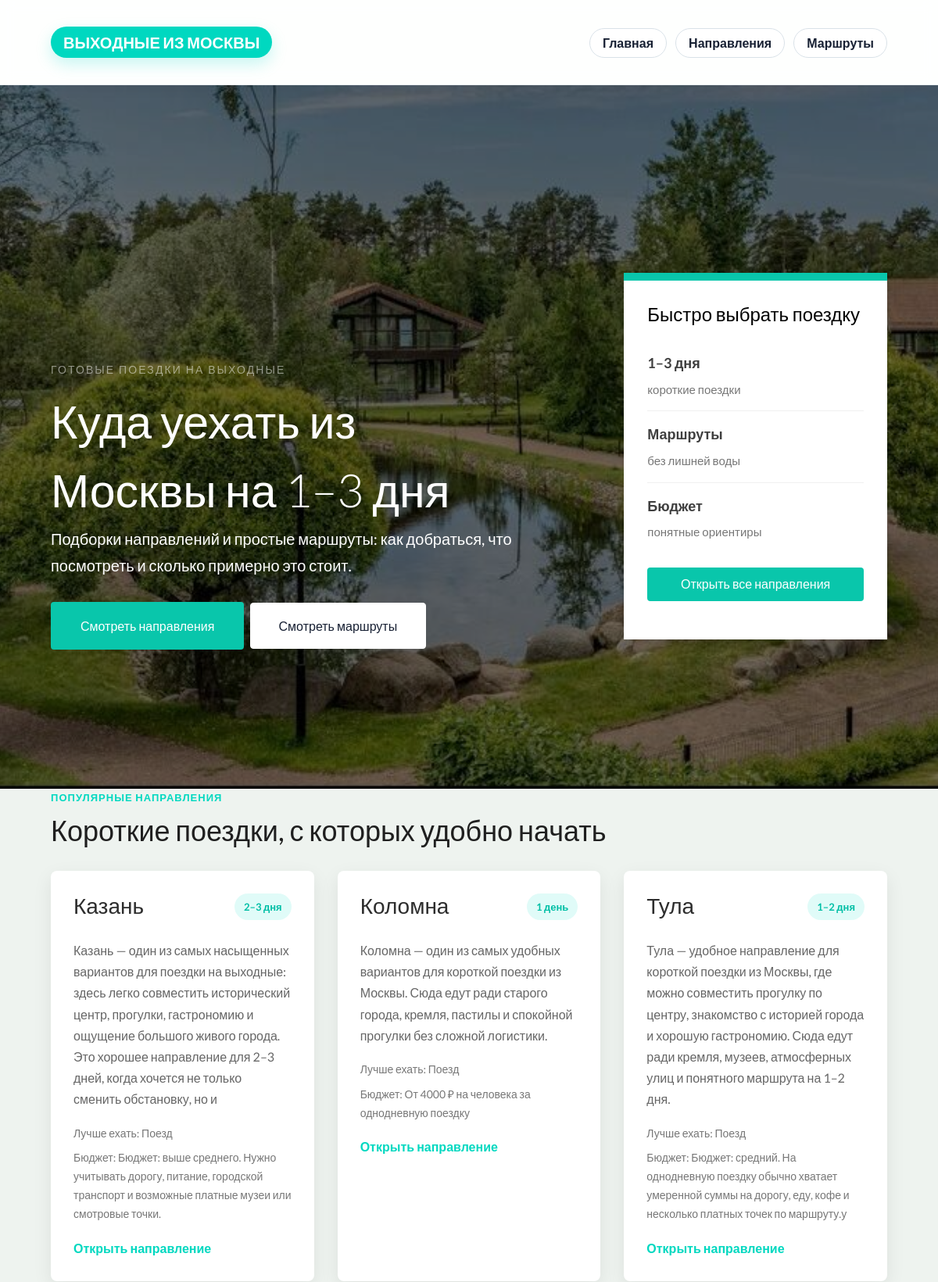
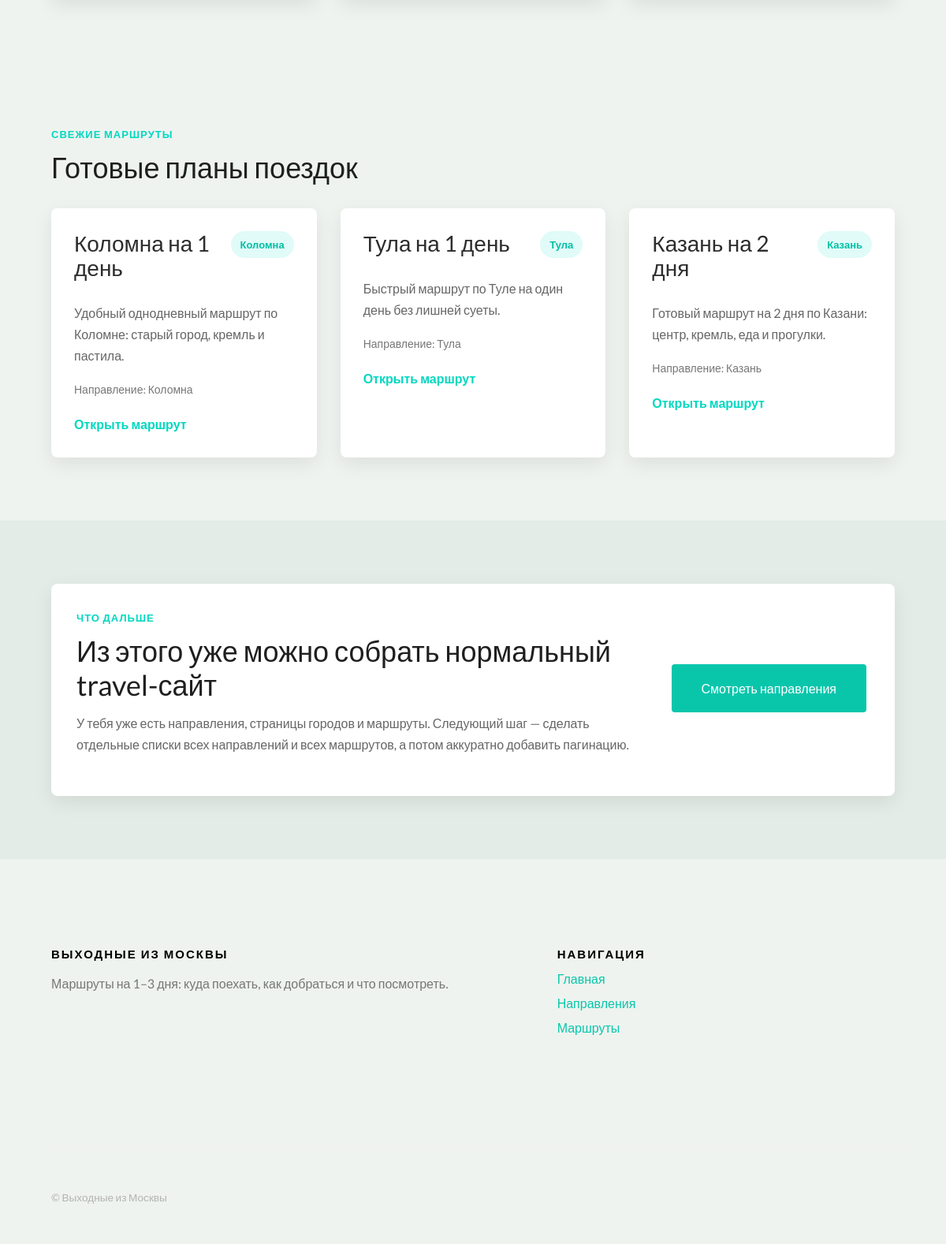
The page / on the database its author committed (2 pictures, top to bottom).
### destinations/models.py (models this page shows, shortened)
class Destination(models.Model):
    TRANSPORT_CHOICES = [
        ("train", "Поезд"),
        ("car", "Машина"),
        ("bus", "Автобус"),
        ("plane", "Самолет"),
        ("mixed", "Несколько вариантов"),
    ]
    name = models.CharField("Название", max_length=100)
    slug = models.SlugField("Слаг", unique=True)
    short_description = models.CharField("Короткое описание", max_length=255)
    description = models.TextField("Полное описание", blank=True)
    how_to_get = models.TextField("Как добраться", blank=True)
    what_to_see = models.TextField("Что посмотреть", blank=True)
    budget = models.CharField("Бюджет", max_length=255, blank=True)
    days_count = models.CharField("На сколько дней", max_length=100, blank=True)
    transport_type = models.CharField(
        "Лучший транспорт",
        max_length=20,
        choices=TRANSPORT_CHOICES,
        blank=True,
    )
    hero_image = models.ImageField(
        "Hero фото",
        upload_to="destinations/heroes/",
        blank=True,
        null=True,
    )
    gallery_image_1 = models.ImageField(
        "Галерея фото 1",
        upload_to="destinations/gallery/",
        blank=True,
        null=True,
    )
    gallery_image_2 = models.ImageField(
        "Галерея фото 2",
        upload_to="destinations/gallery/",
        blank=True,
        null=True,
    )
    gallery_image_3 = models.ImageField(
        "Галерея фото 3",
        upload_to="destinations/gallery/",
        blank=True,
        null=True,
    )
    is_published = models.BooleanField("Опубликовано", default=True)
    created_at = models.DateTimeField("Создано", auto_now_add=True)
    class Meta:
        verbose_name = "Направление"
        verbose_name_plural = "Направления"
        ordering = ["name"]
    def get_absolute_url(self):
        return reverse("destinations:detail", kwargs={"slug": self.slug})

### routes/models.py (models this page shows, shortened)
class Route(models.Model):
    destination = models.ForeignKey(
        Destination,
        on_delete=models.CASCADE,
        related_name="routes",
        verbose_name="Направление",
    )
    title = models.CharField("Название маршрута", max_length=200)
    slug = models.SlugField("Слаг", unique=True)
    short_description = models.CharField("Короткое описание", max_length=255)
    estimated_time = models.CharField(
        "Ориентировочное время",
        max_length=100,
        blank=True,
    )
    route_includes = models.TextField(
        "Что входит в маршрут",
        blank=True,
    )
    suitable_for = models.TextField(
        "Подходит кому",
        blank=True,
    )
    content = models.TextField("Полный текст", blank=True)
    is_published = models.BooleanField("Опубликовано", default=True)
    created_at = models.DateTimeField("Создано", auto_now_add=True)
    class Meta:
        verbose_name = "Маршрут"
        verbose_name_plural = "Маршруты"
        ordering = ["title"]
    def get_absolute_url(self):
        return reverse("routes:detail", kwargs={"slug": self.slug})

### core/views.py (the view)
# urls.py: path("", home, name="home"),
def home(request):
    destinations = Destination.objects.filter(is_published=True).order_by("name")[:6]
    latest_routes = Route.objects.filter(is_published=True).select_related("destination").order_by("-created_at")[:6]
    return render(
        request,
        "core/home.html",
        {
            "destinations": destinations,
            "latest_routes": latest_routes,
        },
    )

### core/templates/core/home.html (shortened to what this page needs)
{% extends "base.html" %}
{% load static %}
{% block content %}
<header id="gtco-header" class="gtco-cover gtco-cover-md" role="banner" style="background-image: url({% static 'traveler/images/orig.jpeg' %})">
    <div class="overlay"></div>
    <div class="gtco-container">
        <div class="row">
            <div class="col-md-12 col-md-offset-0 text-left">
                <div class="row row-mt-15em">
                    <div class="col-md-7 mt-text animate-box" data-animate-effect="fadeInUp">
                        <span class="intro-text-small">Готовые поездки на выходные</span>
                        <h1>Куда уехать из Москвы на 1–3 дня</h1>
                        <p style="color: white; font-size: 20px; max-width: 700px;">
                            Подборки направлений и простые маршруты:
                            как добраться, что посмотреть и сколько примерно это стоит.
                        </p>
                        <p style="margin-top: 30px;">
                            <a href="/destinations/" class="btn btn-primary btn-lg" style="color: #ffffff !important;">Смотреть направления</a>
                            <a href="/routes/" class="btn btn-white btn-lg">Смотреть маршруты</a>
                        </p>
                    </div>
                    <div class="col-md-4 col-md-push-1 animate-box" data-animate-effect="fadeInRight">
    <div class="form-wrap">
        <div class="tab">
            <div class="tab-content">
                <div class="tab-content-inner active">
                    <h3>Быстро выбрать поездку</h3>
                    <a href="/destinations/" class="trip-choice">
                        <strong>1–3 дня</strong>
                        <span>короткие поездки</span>
                    </a>
                    <a href="/routes/" class="trip-choice">
                        <strong>Маршруты</strong>
                        <span>без лишней воды</span>
                    </a>
                    <a href="/destinations/" class="trip-choice">
                        <strong>Бюджет</strong>
                        <span>понятные ориентиры</span>
                    </a>
                    <div class="row form-group" style="margin-top: 18px;">
                        <div class="col-md-12">
                            <a href="/destinations/" class="btn btn-primary btn-block" style="color: #ffffff !important;">Открыть все направления</a>
                        </div>
                    </div>
                </div>
            </div>
        </div>
    </div>
</div>
</header>
<section class="section" id="destinations">
    <div class="gtco-container">
        <div class="section-head">
            <div>
                <p class="section-kicker">Популярные направления</p>
                <h2 class="section-title">Короткие поездки, с которых удобно начать</h2>
            </div>
        </div>
        <div class="cards cards-3">
            {% for destination in destinations %}
                <a href="{{ destination.get_absolute_url }}" class="card destination-card card-clickable">
                    <div class="card-top">
                        <h3>{{ destination.name }}</h3>
                        {% if destination.days_count %}
                            <span class="tag">{{ destination.days_count }}</span>
                        {% endif %}
                    </div>
                    <p class="card-text">{{ destination.short_description }}</p>
                    <div class="meta-list">
                        {% if destination.transport_type %}
                            <span class="meta-item">
                                Лучше ехать: {{ destination.get_transport_type_display }}
                            </span>
                        {% endif %}
                        {% if destination.budget %}
                            <span class="meta-item">
                                Бюджет: {{ destination.budget }}
                            </span>
                        {% endif %}
                    </div>
                    <span class="card-link">Открыть направление</span>
                </a>
            {% empty %}
                <div class="empty-box">
                    <h3>Пока направлений нет</h3>
                    <p>Добавь их через админку, и они появятся на главной.</p>
                </div>
            {% endfor %}
        </div>
    </div>
</section>
<section class="section">
    <div class="gtco-container">
        <div class="section-head">
            <div>
                <p class="section-kicker">Свежие маршруты</p>
                <h2 class="section-title">Готовые планы поездок</h2>
            </div>
        </div>
        <div class="cards cards-3">
            {% for route in latest_routes %}
                <a href="{{ route.get_absolute_url }}" class="card destination-card card-clickable">
                    <div class="card-top">
                        <h3>{{ route.title }}</h3>
                        <span class="tag">{{ route.destination.name }}</span>
                    </div>
                    <p class="card-text">{{ route.short_description }}</p>
                    <div class="meta-list">
                        <span class="meta-item">
                            Направление: {{ route.destination.name }}
                        </span>
                    </div>
                    <span class="card-link">Открыть маршрут</span>
                </a>
            {% empty %}
                <div class="empty-box">
                    <h3>Пока маршрутов нет</h3>
                    <p>Добавь маршруты через админку, и они появятся здесь.</p>
                </div>
            {% endfor %}
        </div>
    </div>
</section>
<section class="section section-soft">
    <div class="gtco-container">
        <div class="promo-box">
            <div>
                <p class="section-kicker">Что дальше</p>
                <h2 class="section-title">Из этого уже можно собрать нормальный travel-сайт</h2>
                <p class="promo-text">
                    У тебя уже есть направления, страницы городов и маршруты.
                    Следующий шаг — сделать отдельные списки всех направлений и всех маршрутов,
                    а потом аккуратно добавить пагинацию.
                </p>
            </div>
            <div class="promo-actions">
                <a href="/destinations/" class="btn btn-primary btn-lg" style="color: #ffffff !important;">Смотреть направления</a>
            </div>
        </div>
    </div>
</section>
{% endblock %}

### static/traveler/css/style.css (style rules this page uses)
body { font-family: "Lato", Arial, sans-serif; font-weight: 400; font-size: 16px; line-height: 1.7; color: #777; background: #fff; }
a { color: #09C6AB; -webkit-transition: 0.5s; -o-transition: 0.5s; transition: 0.5s; }
p { margin-bottom: 20px; }
h1, h2, h3, h4, h5, h6, figure { color: #000; font-family: "Lato", Arial, sans-serif; font-weight: 400; margin: 0 0 20px 0; }
.gtco-container { max-width: 1100px; position: relative; margin: 0 auto; padding-left: 15px; padding-right: 15px; }
#gtco-header { background: #4d4d4d; }
#gtco-header .mt-text { margin-top: 7em; margin-bottom: 3em; }
#gtco-header .intro-text-small { font-size: 14px; text-transform: uppercase; color: rgba(255, 255, 255, 0.5); letter-spacing: .15em; display: block; margin-bottom: 10px; }
#gtco-header h1, #gtco-header h2 { margin: 0; padding: 0; color: white; }
#gtco-header h1 { margin-bottom: 0px; font-size: 59px; line-height: 1.5; font-weight: 300; }
#gtco-header .form-wrap { border-top: 10px solid #09C6AB; position: relative; width: 100%; -webkit-box-shadow: 0px 2px 5px 0px rgba(0, 0, 0, 0.15); -moz-box-shadow: 0px 2px 5px 0px rgba(0, 0, 0, 0.15); box-shadow: 0px 2px 5px 0px rgba(0, 0, 0, 0.15); }
#gtco-header .form-wrap .tab-content { z-index: 10; position: relative; clear: both; background: #fff; padding: 30px; }
#gtco-header .form-wrap .tab-content .tab-content-inner { display: none; }
#gtco-header .form-wrap .tab-content .tab-content-inner.active { display: block; }
#gtco-header, #gtco-counter, .gtco-bg { background-size: cover; background-position: top center; background-repeat: no-repeat; position: relative; }
.gtco-cover { height: 900px; background-size: cover; background-position: center center; background-repeat: no-repeat; position: relative; float: left; width: 100%; }
.gtco-cover a { color: #09C6AB; }
.gtco-cover .overlay { z-index: 1; position: absolute; bottom: 0; top: 0; left: 0; right: 0; background: rgba(0, 0, 0, 0.5); }
.gtco-cover > .gtco-container { position: relative; z-index: 10; }
.btn { margin-right: 4px; margin-bottom: 4px; font-family: "Lato", Arial, sans-serif; font-size: 16px; font-weight: 400; -webkit-border-radius: 4px; -moz-border-radius: 4px; -ms-border-radius: 4px; border-radius: 4px; -webkit-transition: 0.5s; -o-transition: 0.5s; transition: 0.5s; padding: 8px 30px; }
.btn.btn-lg { padding: 18px 36px !important; }
.btn-primary { background: #09C6AB; color: #fff; border: 2px solid #09C6AB !important; }
.btn-white { background: #fff; color: #000; border: 2px solid #fff; }
.row-mt-15em { margin-top: 15em; }
.js .animate-box { opacity: 0; }

### rows shown on the page
Destination: name "Казань", days_count "2–3 дня", short_description "Казань — один из самых насыщенных вариантов для поездки на выходные: здесь легко совместить исторический центр, прогулки, гастрономию и ощущение большого живого города. Это хорошее направление для 2–3 дней, когда хочется не только сменить обстановку, но и", transport_type "Поезд", budget "Бюджет: выше среднего. Нужно учитывать дорогу, питание, городской транспорт и возможные платные музеи или смотровые точки."
Destination: name "Коломна", days_count "1 день", short_description "Коломна — один из самых удобных вариантов для короткой поездки из Москвы. Сюда едут ради старого города, кремля, пастилы и спокойной прогулки без сложной логистики.", transport_type "Поезд", budget "От 4000 ₽ на человека за однодневную поездку"
Destination: name "Тула", days_count "1–2 дня", short_description "Тула — удобное направление для короткой поездки из Москвы, где можно совместить прогулку по центру, знакомство с историей города и хорошую гастрономию. Сюда едут ради кремля, музеев, атмосферных улиц и понятного маршрута на 1–2 дня.", transport_type "Поезд", budget "Бюджет: средний. На однодневную поездку обычно хватает умеренной суммы на дорогу, еду, кофе и несколько платных точек по маршруту.у"
Route: title "Коломна на 1 день", destination.name "Коломна", short_description "Удобный однодневный маршрут по Коломне: старый город, кремль и пастила."
Route: title "Тула на 1 день", destination.name "Тула", short_description "Быстрый маршрут по Туле на один день без лишней суеты."
Route: title "Казань на 2 дня", destination.name "Казань", short_description "Готовый маршрут на 2 дня по Казани: центр, кремль, еда и прогулки."
